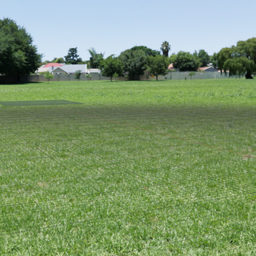
#> input picture visual_simulator_docker/CodeInsectInspired/maps/.thumbs/256x256/env3_clean.usd.png, 256 x 256 px
$ python -i reclinear.py   (imports and definitions only)
#> lines starting #> are read from the running program, lines starting #| are printed output that depends on the picture
#> further down, picture is the input picture: shape (256, 256, 3); mean B, G, R 111.5, 151, 126.4
import cv2
import numpy as np
import pickle
import os

def read_image(file_name):
    image_org = cv2.imread(file_name, cv2.IMREAD_COLOR)
    return image_org

def apply_mask(image_gray, mask):
    image_masked = cv2.bitwise_and(image_gray, image_gray, mask=mask)
    return image_masked

def convert_image(image_masked, x, y, r):
    image_polar = cv2.linearPolar(image_masked, (x, y), r, cv2.WARP_FILL_OUTLIERS)
    return image_polar

def after_process(image_polar):
    image_rectilinear = cv2.rotate(image_polar, cv2.ROTATE_90_COUNTERCLOCKWISE)
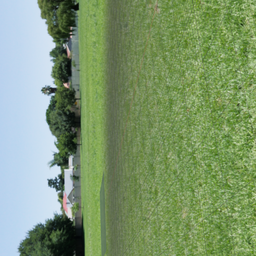
#> image_rectilinear: shape (256, 256, 3); mean B, G, R 111.5, 151, 126.4
    image_flipped = np.flipud(image_rectilinear)
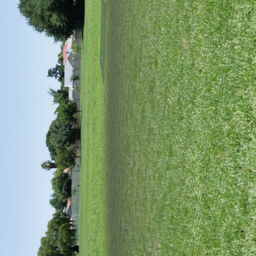
#> image_flipped: shape (256, 256, 3); mean B, G, R 111.5, 151, 126.4
#> (the run stopped early here; a loop or call above may not have finished)

$ run again, on visual_simulator_docker/CodeInsectInspired/maps/.thumbs/256x256/red_and_blue.usda.png
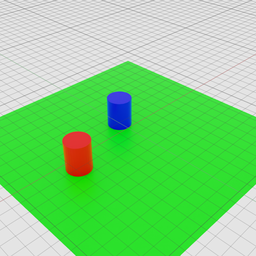
#> input picture visual_simulator_docker/CodeInsectInspired/maps/.thumbs/256x256/red_and_blue.usda.png, 256 x 256 px
#> picture is the input picture: shape (256, 256, 3); mean B, G, R 125, 214.6, 126.1
#> in after_process, `image_rectilinear = cv2.rotate(image_polar, cv2.ROTATE_90_COUNTERCLOCK..`:
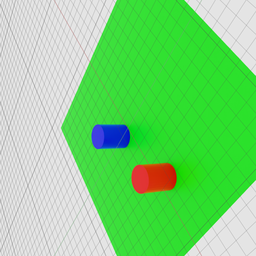
#> image_rectilinear: shape (256, 256, 3); mean B, G, R 125, 214.6, 126.1
#> in after_process, `image_flipped = np.flipud(image_rectilinear)`:
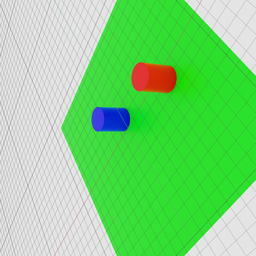
#> image_flipped: shape (256, 256, 3); mean B, G, R 125, 214.6, 126.1
